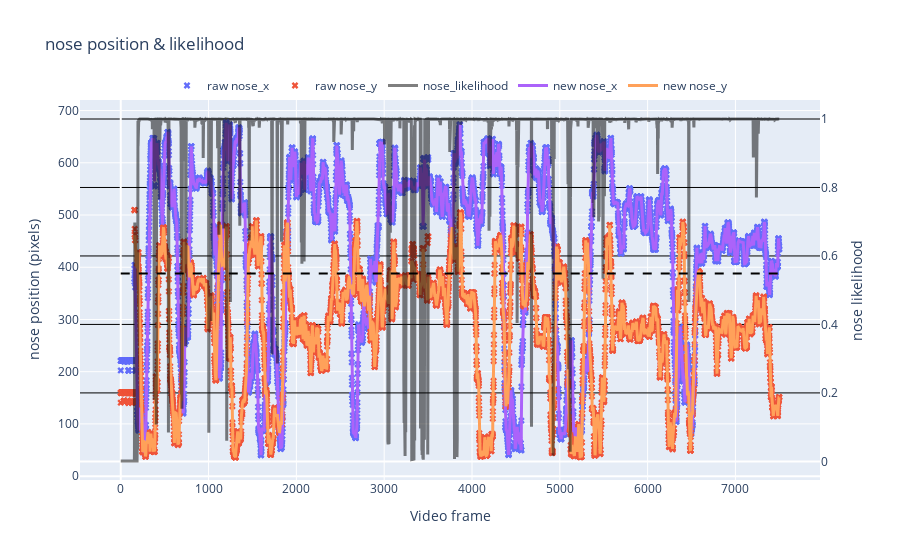

Notebook code cell kept with this figure:
### Markdown cell above
---
#### 5. Now that we have our file, lets test our processing parameters in an example video

### Code cell
df_smooth = rst.filter_and_smooth_df(params, df_raw)

rst.plot_raw_vs_smooth(params, df_raw, df_smooth, bodypart='nose')

### Figure 1 — Plotly figure (JSON) as saved in the notebook; plotly's stock layout.template omitted (floating-point values rounded to 4 significant figures; data arrays with more than 128 entries replaced by an {"elided": "..."} marker saying what was removed)
{"data": [{"marker": {"size": 6, "symbol": "x"}, "mode": "markers", "name": "raw nose_x", "type": "scatter", "x": {"elided": "7500 int values"}, "y": {"elided": "7500 float values"}}, {"marker": {"size": 6, "symbol": "x"}, "mode": "markers", "name": "raw nose_y", "type": "scatter", "x": {"elided": "7500 int values"}, "y": {"elided": "7500 float values"}}, {"line": {"color": "black", "width": 3}, "name": "nose_likelihood", "opacity": 0.5, "type": "scatter", "x": {"elided": "7500 int values"}, "y": {"elided": "7500 float values"}, "yaxis": "y2"}, {"line": {"width": 3}, "name": "new nose_x", "type": "scatter", "x": {"elided": "7500 int values"}, "y": {"elided": "7500 float values"}}, {"line": {"width": 3}, "name": "new nose_y", "type": "scatter", "x": {"elided": "7500 int values"}, "y": {"elided": "7500 float values"}}], "layout": {"legend": {"orientation": "h", "x": 0.5, "xanchor": "center", "y": 1, "yanchor": "bottom"}, "shapes": [{"line": {"color": "black", "dash": "dash"}, "type": "line", "x0": 0, "x1": 7499, "y0": 0.5488, "y1": 0.5488, "yref": "y2"}], "title": {"text": "nose position & likelihood"}, "xaxis": {"title": {"text": "Video frame"}}, "yaxis": {"title": {"text": "nose position (pixels)"}}, "yaxis2": {"gridcolor": "black", "overlaying": "y", "side": "right", "title": {"text": "nose likelihood"}}}}
